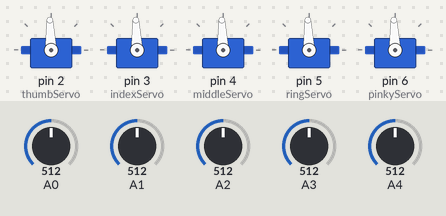
Bench run of a sketch on a simulated Arduino Uno, built with avr-gcc and run on an emulated ATmega328P. On the bench: 5 × servo. The inputs (shaded band) are chosen by the test bench; at power-on: A0 = 512, A1 = 512, A2 = 512, A3 = 512, A4 = 512.

Above: at 1.2 s.
1.3 s: A0 set to 716
At 2.5 s:
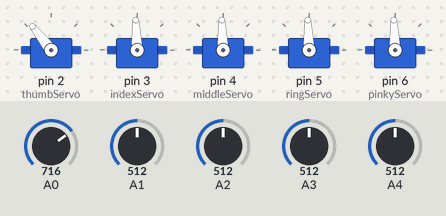
2.8 s: A1 set to 716
At 3.6 s:
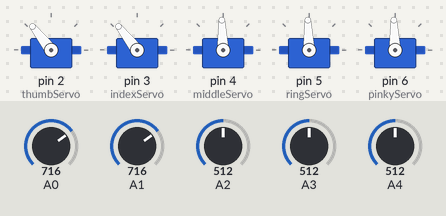
4.3 s: A2 set to 716
At 4.7 s:
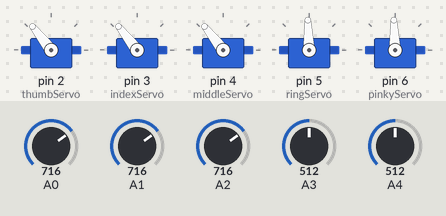
5.8 s: A3 set to 716
At 7.0 s:
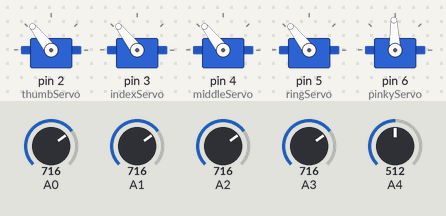
7.3 s: A4 set to 716
At 8.2 s:
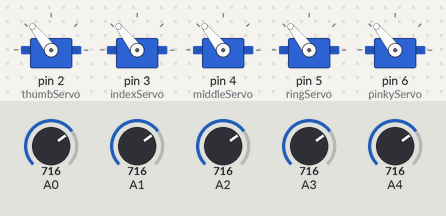
8.8 s: A0 set to 992
At 9.4 s:
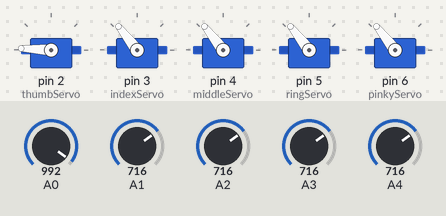
Timing chart, 0 to 11.3 s (numbered marks = the images above; inputs shaded):
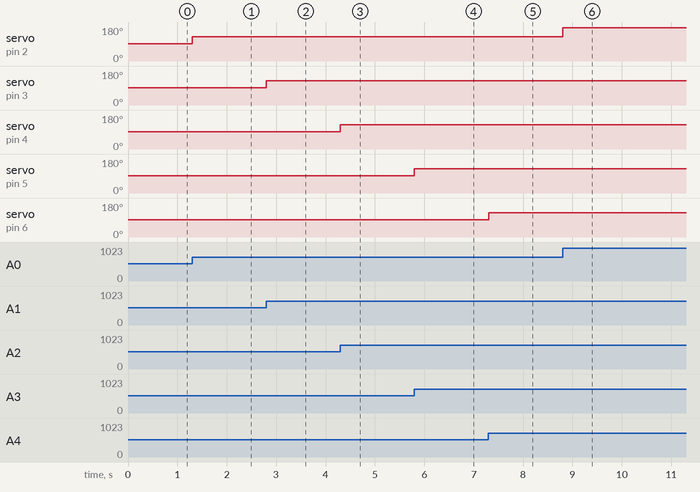

Measured:
- after the input at 1.3 s, servo on pin 2 (thumbServo): 92° → 128° at once
- after the input at 2.8 s, servo on pin 3 (indexServo): 92° → 128° at once
- after the input at 4.3 s, servo on pin 4 (middleServo): 92° → 128° at once
- after the input at 5.8 s, servo on pin 5 (ringServo): 92° → 128° at once
- after the input at 7.3 s, servo on pin 6 (pinkyServo): 92° → 128° at once
- after the input at 8.8 s, servo on pin 2 (thumbServo): 128° → 177° at once

The sketch:

hand.ino
```cpp
#include <Servo.h>

// define what indexServo is, a Servo object to tell the real servo what to do
Servo thumbServo;
Servo indexServo;
Servo middleServo;
Servo ringServo;
Servo pinkyServo;

// Setup stuff here. Only runs this when the arduino starts up.
void setup() {
  // Attach the index finger servo to digital pin 7.
  thumbServo.attach(2);
  indexServo.attach(3);
  middleServo.attach(4);
  ringServo.attach(5);
  pinkyServo.attach(6);
}

// Runs thousands of times a second.
void loop() {
  // Measures the voltage power coming into A1. It is represented by a number between 0-1023, from 0 volts to 5 volts.
  int thumbFingerReading = analogRead(A0);
  int thumbServoAngle = map(thumbFingerReading, 50, 500, 10, 90);
  thumbServo.write(thumbServoAngle);

  int indexFingerReading = analogRead(A1);
  int indexServoAngle = map(indexFingerReading, 50, 500, 10, 90);
  indexServo.write(indexServoAngle);

  int middleFingerReading = analogRead(A2);
  int middleServoAngle = map(middleFingerReading, 50, 500, 10, 90);
  middleServo.write(middleServoAngle);

  int ringFingerReading = analogRead(A3);
  int ringServoAngle = map(ringFingerReading, 50, 500, 10, 90);
  ringServo.write(ringServoAngle);

  int pinkyFingerReading = analogRead(A4);
  int pinkyServoAngle = map(pinkyFingerReading, 50, 500, 10, 90);
  pinkyServo.write(pinkyServoAngle);
}
```
